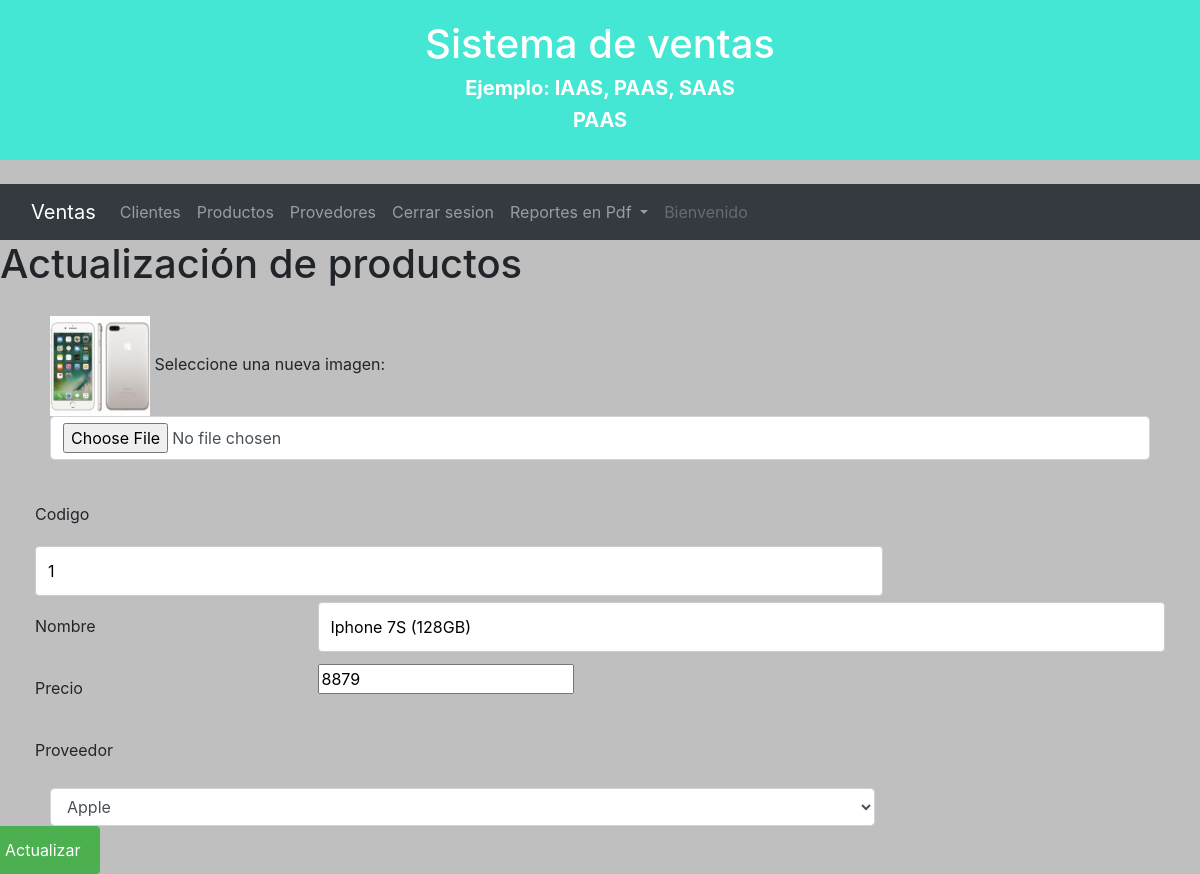
The app's page /Vistas/actualiza_productos.php?codigo=1 with its own data.
### tables this page shows
CREATE TABLE `producto` (
  `codigo` int(11) NOT NULL,
  `nombre` varchar(50) NOT NULL,
  `precio` double NOT NULL,
  `nif_proveedor` int(11) NOT NULL,
  `ruta_foto` varchar(100) DEFAULT NULL
);

### Includes/producto.php (called while the page is built, shortened)
<?php
   class Producto
   {
     public function consulta_codigo($codigo)
     {
       $conexion=new DB();
       $pdo=$conexion->Pdo();
       $sql="SELECT * FROM producto WHERE codigo=:codigo";
       $query=$pdo->prepare($sql);
       $result=$query->execute([
         'codigo'=>$codigo
       ]);
       return $query;
     }
   }
 ?>

### Includes/proveedor.php (called while the page is built, shortened)
<?php
   class Proveedor
   {
     public function lista_proveedores()
     {
       $conexion=new DB();
       $pdo=$conexion->Pdo();
       return $pdo->query("SELECT * FROM proveedor ");
     }
     public function consulta_nombre($nif)
     {
       $conexion=new DB();
       $pdo=$conexion->Pdo();
       $sql="SELECT * FROM proveedor WHERE nif=:nif";
       $query=$pdo->prepare($sql);
       $result=$query->execute([
         'nif'=>$nif
       ]);
       return $query;
     }
   }
 ?>

### Vistas/actualiza_productos.php (the view, shortened to what this page needs)
<?php
  require_once '../Includes/producto.php';
  require_once '../Includes/proveedor.php';
  $objProducto=new Producto();
  $objProveedor=new Proveedor();
  if(!empty($_POST))
  {
    if ($_FILES['archivo']['error']>0) {
      $archivo=$_POST['RutaEscondida'];
      $copia=false;
    }
    else {
      $permitidos=array("image/gif", "image/png", "image/jpg");
      $limite_kb=200;
      $path="../Imagenes/";
      $archivo=$path.$_FILES['archivo']['name'];
      if (!file_exists($path))
        mkdir($path);
      $copia=false;
      if(!file_exists($archivo))
        $copia=@move_uploaded_file($_FILES['archivo']['tmp_name'],$archivo);
    }
    $codigo=$_POST['txtCodigo'];
    $nombre=$_POST['txtNombre'];
    $precio=$_POST['txtPrecio'];
    $proveedor=$_POST['proveedor'];
    $ruta_foto=$archivo;
    $query=$objProveedor->consulta_dni($proveedor);
    $row=$query->fetch(PDO::FETCH_ASSOC);
    $nif_proveedor=$row['nif'];
    $resultado=$objProducto->Actualizar(
      $codigo, $nombre, $precio, $nif_proveedor, $ruta_foto);
  }
  else {
    $codigo=$_GET['codigo'];
    $query=$objProducto->consulta_codigo($codigo);
    $row=$query->fetch(PDO::FETCH_ASSOC);
    $nombre=$row['nombre'];
    $precio=$row['precio'];
    $nif_proveedor=$row['nif_proveedor'];
    $ruta_foto=$row['ruta_foto'];
    $query=$objProveedor->consulta_nombre($nif_proveedor);
    $row=$query->fetch(PDO::FETCH_ASSOC);
    $nombre_proveedor=$row['nombre'];
  }
?>
<!DOCTYPE html>
<html lang="es" dir="ltr">
  <head>
    <link rel="stylesheet" href="https://maxcdn.bootstrapcdn.com/bootstrap/4.0.0/css/bootstrap.min.css">
    <link rel="stylesheet" href="../Estilos/altas.css">
    <link rel="stylesheet" href="../Estilos/estilos.css">
  </head>
  <body>
    <?php include 'menu.php'; ?>
    <h1 aling="center">Actualización de productos</h1>
    <div class="container">
      <form action="actualiza_productos.php" method="post" enctype="multipart/form-data">
              <img name="txtRuta" src="<?php echo $ruta_foto; ?>" width="100" height="100" align="center">
              <label for="archivo">Seleccione una nueva imagen:</label>
              <input type="file" id="archivo" name="archivo" class="form-control" accept="image/*">
              <br>
              <div class="row">
              <div class="col-75">
                <label for="txtCodigo">Codigo</label>
                <input type="text" id="txtCodigo" name="txtCodigo" value="<?php echo $codigo; ?>">
                </div>
              </div>
              <div class="row">
                <div class="col-25">
                  <label for="txtNombre">Nombre</label>
                </div>
                <div class="col-75">
                  <input type="text" id="txtNombre" name="txtNombre" value="<?php echo $nombre; ?>">
                </div>
              </div>
              <div class="row">
                <div class="col-25">
                  <label for="txtPrecio">Precio</label>
                </div>
                <div class="col-75">
                  <input type="number" id="txtPrecio" name="txtPrecio" value="<?php echo $precio; ?>">
                </div>
              </div>
              <div class="row">
                <div class="col-25">
                  <label for="proveedor">Proveedor</label>
                </div></div>
                <div class="col-75">
                 <select class ="form-control" name="proveedor" id="proveedor">
              <?php
                $objProveedor=new Proveedor();
                $datos=$objProveedor->lista_proveedores();
                while ($row=$datos->fetch(PDO::FETCH_ASSOC)) {
                  if ($row['nombre']==$nombre_proveedor)
                    echo '<option selected="selected">'.$row['nombre'].'</option>';
                  else
                    echo '<option>'.$row['nombre'].'</option>';
                }
              ?>
            </select>
          </div>
        </div>
        <br>
        <div class="row">
          <input type="submit" value="Actualizar">
        </div>
  </body>
</html>

### Estilos/altas.css (style rules this page uses)
input[type=text], select, textarea { width: 100%; padding: 12px; border: 1px solid #ccc; border-radius: 4px; box-sizing: border-box; resize: vertical; }
label { padding: 12px 12px 12px 0; display: inline-block; }
input[type=submit] { background-color: #4CAF50; color: white; padding: 12px 20px; border: none; border-radius: 4px; cursor: pointer; float: right; }
.container { border-radius: 5px; padding: 20px; }
.col-25 { float: left; width: 25%; margin-top: 6px; }
.col-75 { float: left; width: 75%; margin-top: 6px; }
.row:after { content: ""; display: table; clear: both; }

### Estilos/estilos.css (style rules this page uses)
body { background: #BFBFBF; }

### records on screen
producto: ruta_foto (picture), txtNombre "Iphone 7S (128GB)", txtPrecio "8879"

### other values on screen
form field proveedor "Apple"
